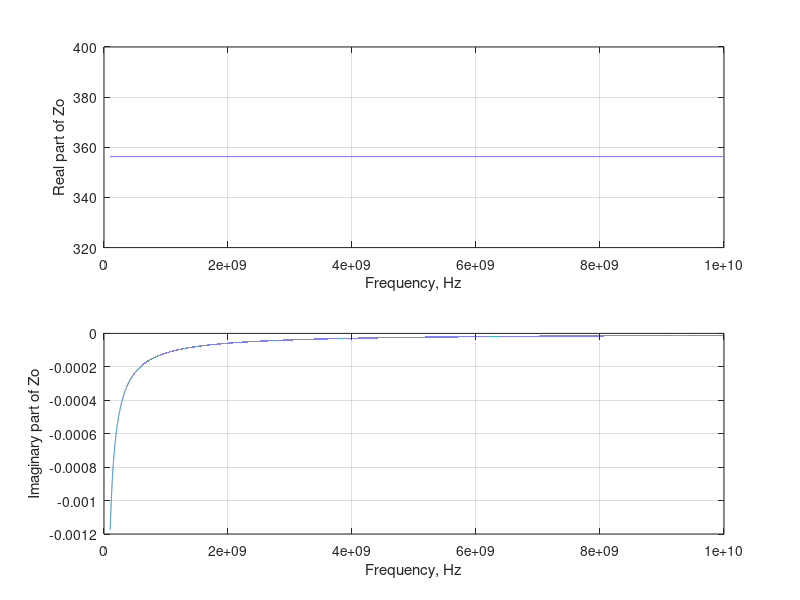

The MATLAB script that drew this image:
clear all;
% Calculate Zo of a microstrip trace (units = inches) 
% Dimensions (in inches): 
h=2e-3; % Trace height 
w=10e-3; % Trace width 
hg=20e-3; % Height above GND plane 
d=30e-3; % Separation between two traces 
Ltot=20; % Total length parameters 
rho=3e-8*39.37; % For copper, in Ohm*in
e0=8.854e-12*0.0254; % Dielectric constant (in Farads/inch) 
e_air=1; % Relative permittivity of air 
e_FR4=4.5; % Relative permittivity of FR4
rho_FR4=1e12*2.54; % For FR4
l=1; % For per-inch values 
S=l*w; 
R=rho*l/S; 
C=2*e0*e_air*S/hg; % Doubled (fringe fields) 
G=1/(rho_FR4*hg/S); 
L=0.00508*l*(log(2*l/(w+h))+.5+0.2235*(w+h)/l)*1e-6; % From ARRL handbook
f=linspace(100e6,10e9,1e5); % Frequency: From DC to 10 GHz 
Zo=sqrt((R+1i*2*pi*f*L)./(G+1i*2*pi*f*C));
subplot(2,1,1); plot(f, real(Zo));
grid;
xlabel('Frequency, Hz');
ylabel('Real part of Zo'); 
subplot(2,1,2); plot(f, imag(Zo));
grid;
xlabel('Frequency, Hz');
ylabel('Imaginary part of Zo');
